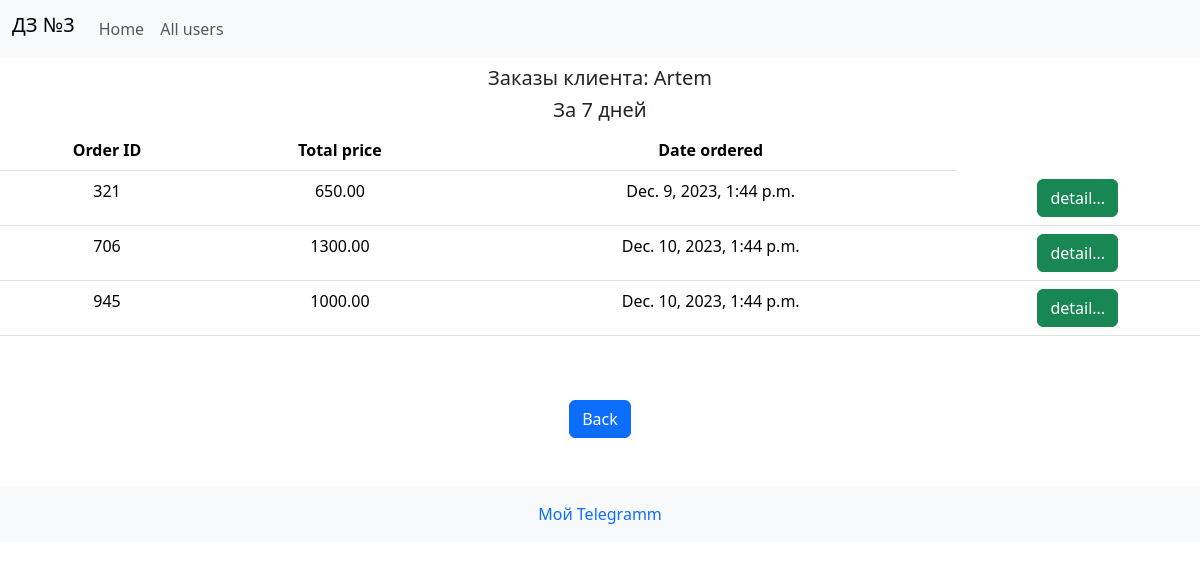
Page /index/client/1/order_week/ on the committed database.
### myapp3/models.py (models this page shows, shortened)
class User(models.Model):
    name = models.CharField(max_length=100)
    email = models.EmailField()
    phone_number = models.IntegerField()
    address = models.CharField(max_length=100)
    registration = models.DateField()

class Order(models.Model):
    customer = models.ForeignKey(User, on_delete=models.CASCADE)
    products = models.ManyToManyField(Product)
    total_price = models.DecimalField(max_digits=8, decimal_places=2)
    date_ordered = models.DateTimeField(auto_now_add=False)

### myapp3/views.py (the view)
# urls.py: path('client/<int:client_id>/order_week/', order_week, name='order_week'),
def order_week(request, client_id):
    client = get_object_or_404(User, pk=client_id)
    orders = Order.objects.filter(customer=client,
                                  date_ordered__gte=datetime.datetime.now() - timedelta(days=7)).order_by(
        'date_ordered')
    return render(request, 'myapp3/order_week.html', {'client': client, 'orders': orders})

### myapp3/templates/myapp3/order_week.html
{% extends 'base.html' %} {% block content %}
<div class="content text-center">
    <h5 class="mt-2 mb-2">Заказы клиента: {{ client.name }}</h5>
    <h5 class="mt-2 mb-2">За 7 дней</h5>
    <table class="table">
        <thead>
        <tr>
            <th scope="col">Order ID</th>
            <th scope="col">Total price</th>
            <th scope="col">Date ordered</th>
        </tr>
        </thead>
        {% for order in orders %}
        <tr>
            <td>{{ order.id }}</td>
            <td>{{ order.total_price }}</td>
            <td>{{ order.date_ordered }}</td>
            <td><a class="btn btn-success" href="{% url 'order_full' order.id %}" role="button">detail...</a></td>
        </tr>
        {% endfor %}
    </table>
    <a class="btn btn-primary mt-5 mb-5" href="/index/all_users" role="button">Back</a>
</div>
{% endblock %}

### rows in the picture
User: name "Artem"
Order: id "321", total_price "650.00", date_ordered "Dec. 9, 2023, 1:44 p.m."
Order: id "706", total_price "1300.00", date_ordered "Dec. 10, 2023, 1:44 p.m."
Order: id "945", total_price "1000.00", date_ordered "Dec. 10, 2023, 1:44 p.m."
